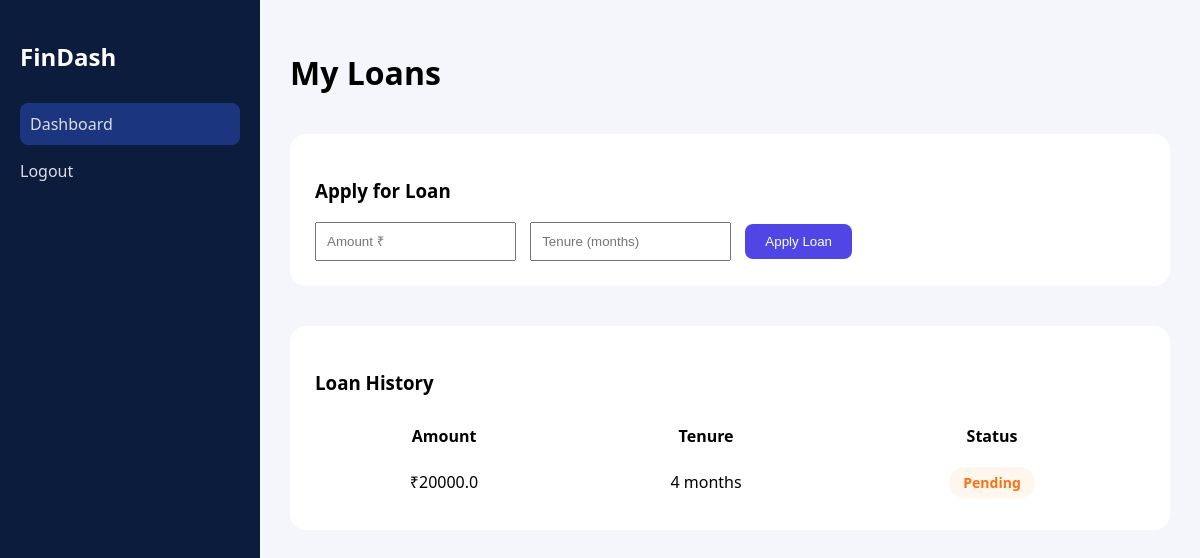
/user/ (signed in), run on an earlier commit of the app's database.
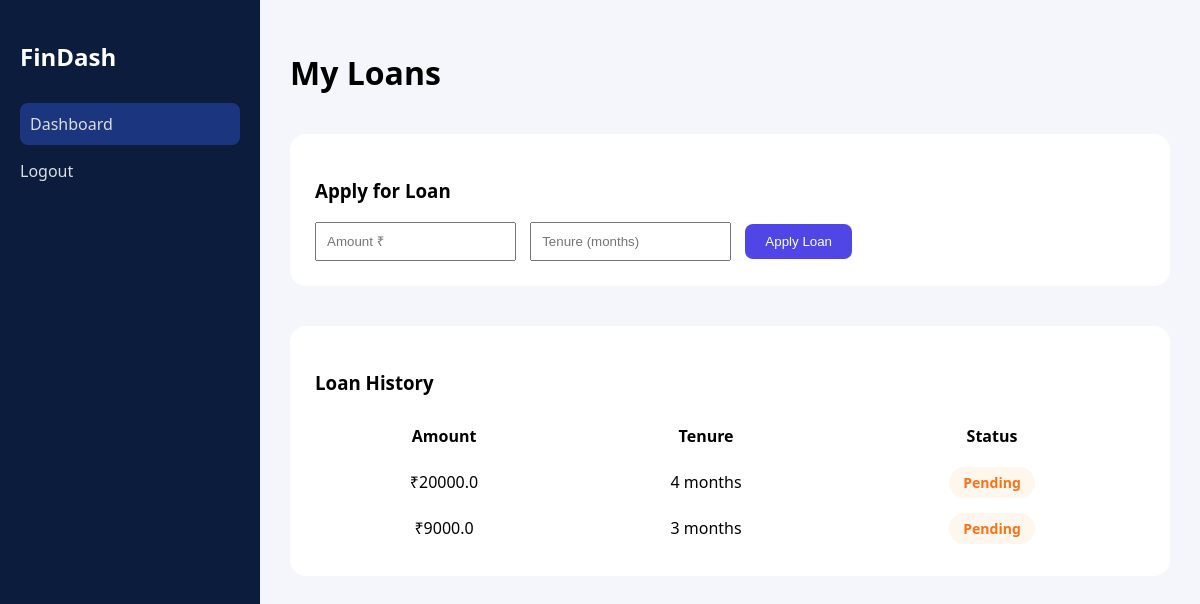
And on a later commit of the database.
### models/loan.py (models this page shows)
class Loan(db.Model):
    id = db.Column(db.Integer, primary_key=True)
    user_id = db.Column(db.Integer, nullable=False)
    borrower = db.Column(db.String(100))
    amount = db.Column(db.Float)
    tenure = db.Column(db.Integer)
    status = db.Column(db.String(20), default="Pending")
    created_at = db.Column(db.DateTime, default=datetime.utcnow)

### routes/user.py (the view)
@user_bp.route("/")
@login_required
def dashboard():
    loans = Loan.query.filter_by(user_id=current_user.id).all()
    return render_template("user/dashboard.html", loans=loans)

### models/user.py (called while the page is built)
@login_manager.user_loader
def load_user(user_id):
    return User.query.get(int(user_id))

### templates/user/dashboard.html (shortened to what this page needs)
<!DOCTYPE html>
<html>
<head>
    <link rel="stylesheet" href="/static/css/base.css">
    <link rel="stylesheet" href="/static/css/animations.css">
</head>
<body>
<div class="layout">
    <aside class="sidebar">
        <h2>FinDash</h2>
        <a class="active">Dashboard</a>
        <a href="/auth/logout">Logout</a>
    </aside>
    <main class="content">
        <h1>My Loans</h1>
        <div class="panel">
            <h3>Apply for Loan</h3>
            <form method="post" action="/user/apply" class="loan-form">
                <input type="number" name="amount" placeholder="Amount ₹" required>
                <input type="number" name="tenure" placeholder="Tenure (months)" required>
                <button>Apply Loan</button>
            </form>
        </div>
        <div class="panel">
            <h3>Loan History</h3>
            <table>
                <tr>
                    <th>Amount</th>
                    <th>Tenure</th>
                    <th>Status</th>
                </tr>
                {% for loan in loans %}
                <tr id="loan-{{ loan.id }}">
                    <td>₹{{ loan.amount }}</td>
                    <td>{{ loan.tenure }} months</td>
                    <td>
                        <span class="status-badge {{ loan.status }}">
                            {{ loan.status }}
                        </span>
                    </td>
                </tr>
                {% endfor %}
            </table>
        </div>
    </main>
</div>
</body>
</html>

### static/css/base.css (style rules this page uses)
body { margin: 0; font-family: "Segoe UI", sans-serif; background: #f4f6fb; }
.layout { display: flex; min-height: 100vh; }
.sidebar { width: 220px; background: #0b1c3d; color: white; padding: 20px; }
.sidebar h2 { margin-bottom: 30px; }
.sidebar a { display: block; margin: 15px 0; color: white; text-decoration: none; opacity: 0.85; }
.sidebar a.active, .sidebar a:hover { background: #1e3a8a; padding: 10px; border-radius: 8px; }
.content { flex: 1; padding: 30px; }
.panel { margin-top: 40px; background: white; padding: 25px; border-radius: 16px; }

### static/css/animations.css (style rules this page uses)
.loan-form input { padding: 10px; margin-right: 10px; }
.loan-form button { padding: 10px 20px; background: #4f46e5; color: white; border: none; border-radius: 8px; cursor: pointer; transition: transform .3s; }
table { width: 100%; border-collapse: collapse; }
th, td { padding: 12px; text-align: center; }
tr { transition: background .3s; }
.status-badge { padding: 6px 14px; border-radius: 20px; font-weight: 600; font-size: 14px; transition: all .3s ease; }
.status-badge.Pending { background: #fff7ed; color: #f97316; }

What changed in the data, as far as the page shows it:
added Loan: amount "9000.0", tenure "3", status "Pending"
